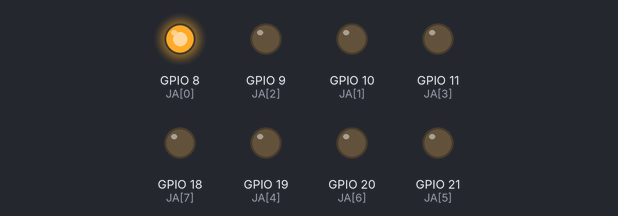
Bench run of a program on a simulated Raspberry Pi (BCM pin numbers). Shown: output pins drawn as LEDs (lit = HIGH).

Above: at 0.05 s.
At 4.97 s:
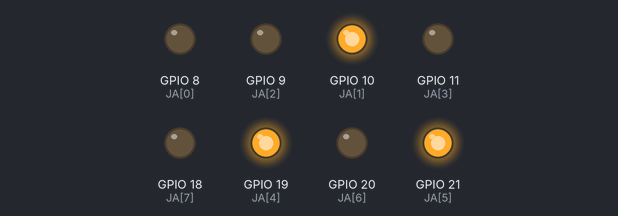
At 10.0 s:
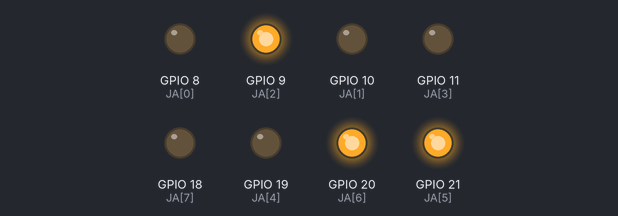
At 19.96 s:
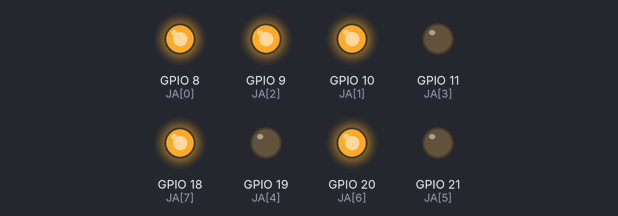
At 29.91 s:
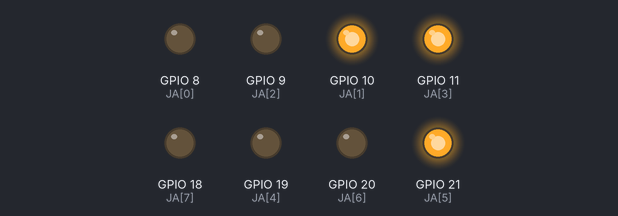
At 39.87 s:
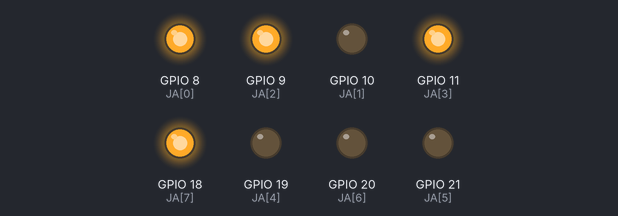
Timing chart, 0 to 40.0 s (numbered marks = the images above):
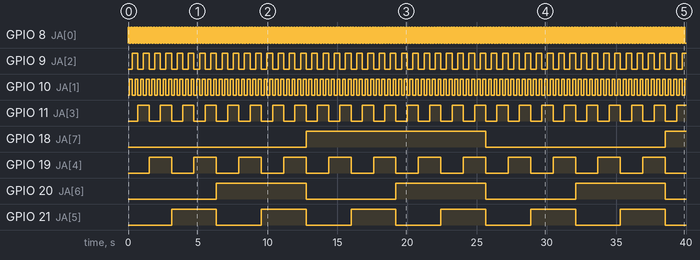

Measured:
- by itself, GPIO 8 (JA[0]): alternates HIGH for 0.10 s and LOW for 0.10 s
- by itself, GPIO 9 (JA[2]): alternates HIGH for 0.40 s and LOW for 0.40 s
- by itself, GPIO 10 (JA[1]): alternates HIGH for 0.20 s and LOW for 0.20 s
- by itself, GPIO 11 (JA[3]): alternates HIGH for 0.80 s and LOW for 0.80 s
- by itself, GPIO 18 (JA[7]): LOW → HIGH at 12.8 s, → LOW 12.9 s later, → HIGH 12.9 s later
- by itself, GPIO 19 (JA[4]): alternates HIGH for 1.6 s and LOW for 1.6 s
- by itself, GPIO 20 (JA[6]): alternates HIGH for 6.4 s and LOW for 6.4 s
- by itself, GPIO 21 (JA[5]): alternates HIGH for 3.2 s and LOW for 3.2 s

The program:

pmod_cpt1.py
```python
# Importer les fonctions nécessaires de gpio.py et time.py
from gpio import JA, JB, JC, gpio_set_direction, gpio_set_value
import time

# Définir le nombre de LEDs connectées et allumer leur direction sur "sortie"
num_leds = 8
for pin in JA:
    gpio_set_direction(pin, 1)

# Initialiser le compteur des LEDs allumées
led_count = 0

# Boucle infinie pour allumer progressivement les LEDs
while True:
    led_count += 1  # Incrémenter le compteur des LEDs allumées
    for i in range(num_leds):
        output_bit = (led_count >> i) & 1  # Récupérer le bit correspondant à l'indice i dans le compteur
        gpio_set_value(JA[i], output_bit)  # Allumer ou éteindre la LED correspondante en fonction du bit
    time.sleep(0.1)  # Attendre un petit moment avant de continuer
```

gpio.py
```python
import RPi.GPIO as GPIO

JA = [8, 10, 9, 11, 19, 21, 20, 18]
JB = [7, 10, 9, 11, 26, 13, 3, 2]
JC = [16, 14, 15, 17, 4, 12, 5, 6]

def gpio_set_direction(pin, direction):
    GPIO.setmode(GPIO.BCM)
    GPIO.setup(pin, GPIO.OUT if direction else GPIO.IN)

def gpio_set_value(pin, value):
    GPIO.setmode(GPIO.BCM)
    GPIO.setup(pin, GPIO.OUT)
    GPIO.output(pin, value)
```
